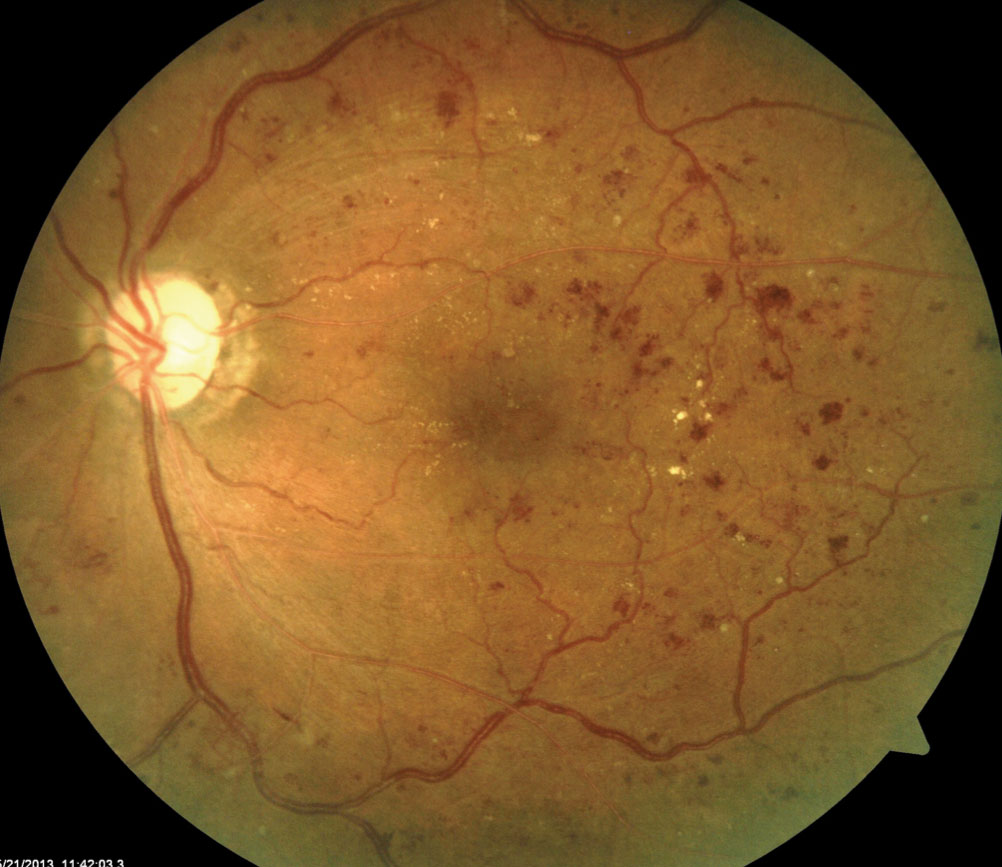
%> input picture Pipeline/Imagenes/DR1.jpg, 1002 x 867 px
$ octave Seleccion_por_freq_Gauss_v2.m   (GNU Octave 9; MATLAB toolbox functions it lacks are replaced by stand-ins)
%> lines starting %> are read from the running program, lines starting %| are printed output that depends on the picture
### Pipeline/Funciones/cargarimagen.m
function [imRGB,imGray] = cargarimagen(file)
%CARGA DE IMAGEN Lectura de imagen desde un archivo
%   Si se pasa el argumento file, abre el archivo de imagen y devuelve la
%   imagen en RGB y (opcional) en escala de grises.
%   Si no se pasa argumento, brinda una interfaz para elegir el archivo de
%   donde se obtiene la imagen. Mismo output.
%   Parametros:
%   - file (opcional): nombre del archivo o ruta completa del archivo
%   Retornos:
%   - imRGB: imagen leida directamente del archivo (generalmente en RGB)
%   - imGray (opcional): imagen conve rtida a escala de grises
% -------------------------------
    if (nargin == 0) % no se pasa el nombre del archivo por imagen
        [filename, path] = uigetfile ({'*.jpg;*.tif;*.png;*.gif',...
            'All Image Files';'*.*','All Files'},...
            'Seleccione la imagen');
%> the answer given: Imagenes/DR1.jpg
        if(filename == 0)
            fprintf('No se selecciono archivo\n')
            return;
        else
            fprintf('Archivo Seleccionado:\n ')
            disp(filename);
            fprintf('Path:\n ')
            disp(strcat(path,filename));
            imRGB = im2double(imread(strcat(path,filename)));

        end

        % Se da la direccion del archivo a abrir
    else
        [path,name,ext] = fileparts(file);
        fprintf('======= Carga de Imagen ======= \n ');
        fprintf('-- Imagen Seleccionado:\n ')
        disp(strcat(name,ext));
        fprintf('Path:\n ')
        if(size(path) == 0)
            which(strcat(name,ext))
        else
            disp(path);
        end
        imRGB = im2double(imread(file));
    end

    % Argumento de salida opcional
    switch nargout
        case 2
            if( size(imRGB,3) == 3 )
                % Convierte la imagen original RGB en escala de grises
                imGray = im2double(rgb2gray(imRGB));
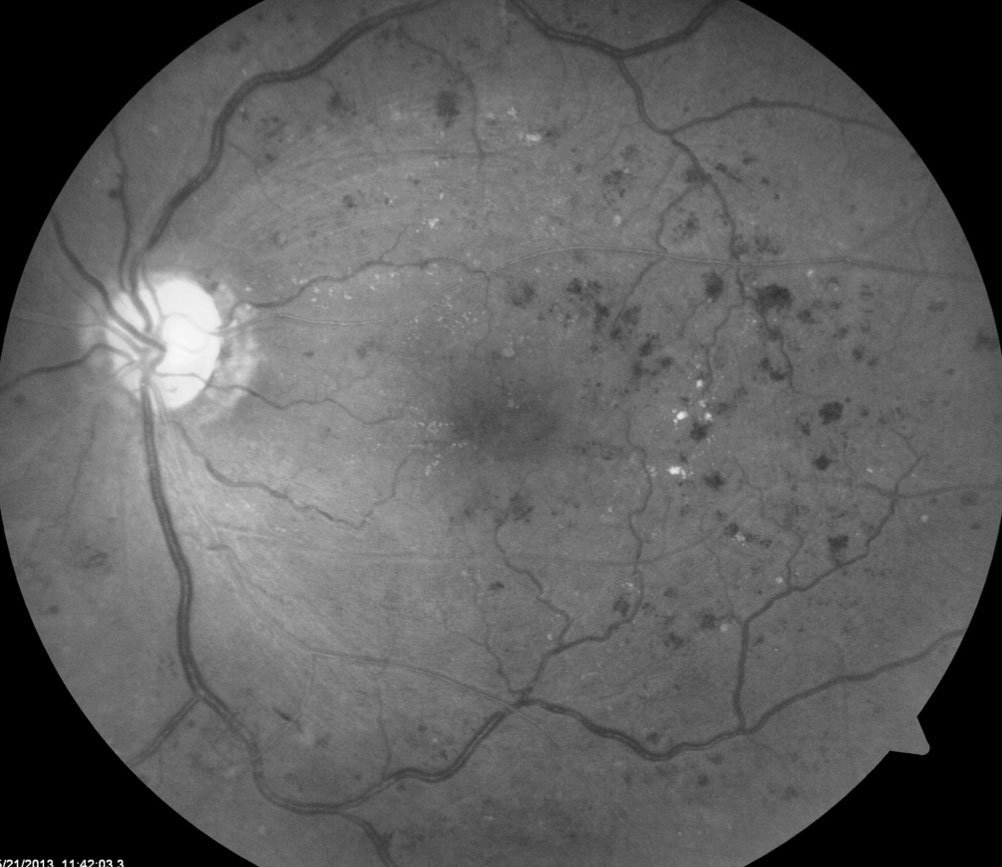
%> imGray: size 867x1002 double; min 0, max 0.992, mean 0.372
            else
                % En el caso de que la imagen original este en escala de
                % grises, las dos imagenes quedan iguales
                imGray = imRGB;
            end
    end

end

### Pipeline/Seleccion_por_freq_Gauss_v2.m
%% ======= Clasificacion frames por frecuencias espaciales (Gausseano)
% Autor: RODRIGUEZ RUIZ DIAZ, Hernan Jorge
% dos filtros pasabanda gaussianos con valor de sigma_l = 2sigma_m
% Se aplica el ventaneo a la FFT con el primer filtro gausseano, con
% parametro de valor sigma_m y luego se aplica a este resultado, el segundo
% filtro gaussiano con parametro sigma_l. El primero para atenuar
% frecuancias altas mientras el segundo para asentuar frecuencias medias
% El parametro sigma controla la cantidad de suavizado.
% El articulo utiliza el valor de sigma_l = 0.1 y sigma_m = 0,25

%% ========= Lectura y display de la imagen
clear all; close all; clc;
addpath('./Funciones');
addpath('./Imagenes');

% Lectura de imagen en valores RGB
[imRGB,imGray] = cargarimagen();
[M,N,t] = size(imRGB);
%> M = 867; N = 1002; t = 3

% Calculo fft imagen original
fftH = fft2(imGray);
fftH = fftshift(fftH);
modFFTH = abs(fftH);

% --- Graficacion fft
f = figure('Name', 'imagen RGB y FFT de escala de gris');
subplot 121;
imshow(imRGB); title('RGB');
subplot 122;
imagesc(log(1+modFFTH)); title('Modulo FFT');
%> after `title('Modulo FFT')`:
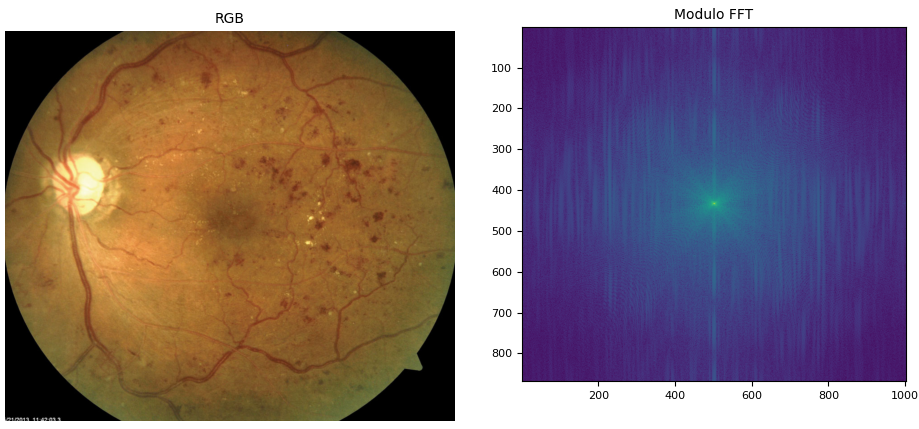
%> figure redrawn from the program's plot data, 2 panels

%% ========= Filtrado Gaussiano ==========
% En esta parte se crean dos ventanas gausseanas del tamanio de la imagen
% original MxN, y se vizualizan mediante la herramienta mesh de forma de
% ver si la forma de la funcion es la correcta
% Parametros de las funciones gausseanas
sigmaM = 0.25;
sigmaL = 0.1;

% Filtrados
figure();
subplot 121;
ventGaussM = fspecial('gaussian',[M,N],sigmaM);
mesh(ventGaussM); title('Kernel Gauss 1')
subplot 122;
ventGaussL = fspecial('gaussian',[M,N],sigmaL);
mesh(ventGaussL); title('Kernel Gauss 2')
%> after `title('Kernel Gauss 2')`:
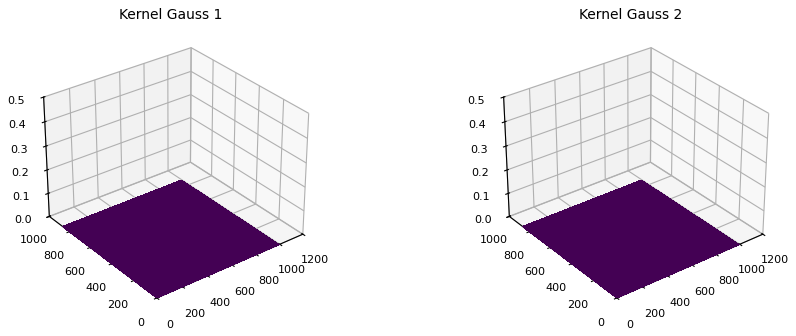
%> figure redrawn from the program's plot data, 2 panels

%% ========= Ventaneo frecuencial =========
% En esta parte se hace le ventaneo a las ffts en forma escalonada
% Ventaneo gausseano de la fft de la imagen
fftM = fftH.*ventGaussM; modFFTM = abs(fftM);
fftL = fftM.*ventGaussL; modFFTL = abs(fftL);

figure();
subplot 131;
imagesc(log(1+modFFTH)); title('Modulo FFT original (H)');
subplot 132;
imagesc(log(1+modFFTM));title('Modulo FFT M');
% mesh(modFFTM);
subplot 133;
imagesc(log(1+modFFTL));title('Modulo FFT L');
%> after `title('Modulo FFT L')`:
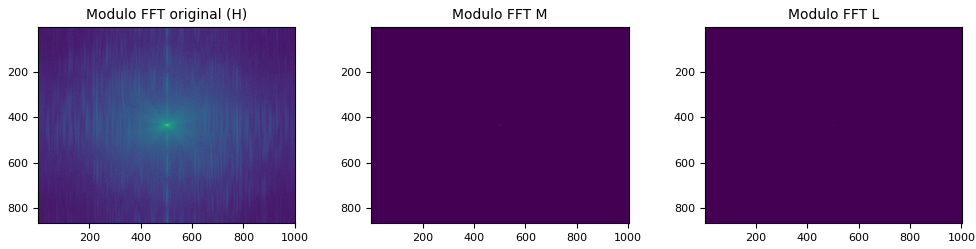
%> figure redrawn from the program's plot data, 3 panels
% mesh(modFFTL);

%% ======= Resta de frecuencias bajas, medias y altas
% Resta de los valores complejos de la fft para obtener las medidas
restaFAltas = fftH-fftM; modRestaFAltas = abs(restaFAltas);
restaFMedias = fftM-fftL; modRestaFMedias = abs(restaFMedias);

figure();
subplot 131;
imagesc(log(1+modFFTL)); title('Modulo Freq Bajas (H)');
subplot 132;
imagesc(log(1+modRestaFMedias));title('Modulo Freq Medias');
subplot 133;
imagesc(log(1+modRestaFAltas));title('Modulo Freq Altas');
%> after `title('Modulo Freq Altas')`:
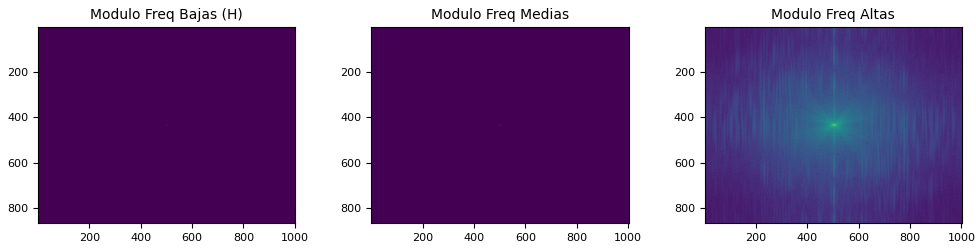
%> figure redrawn from the program's plot data, 3 panels

puntaje = norm(restaFMedias,1)/norm(restaFAltas,1)
%> puntaje = 0.18

$ run again, on Pipeline/Imagenes/Image_819.jpg
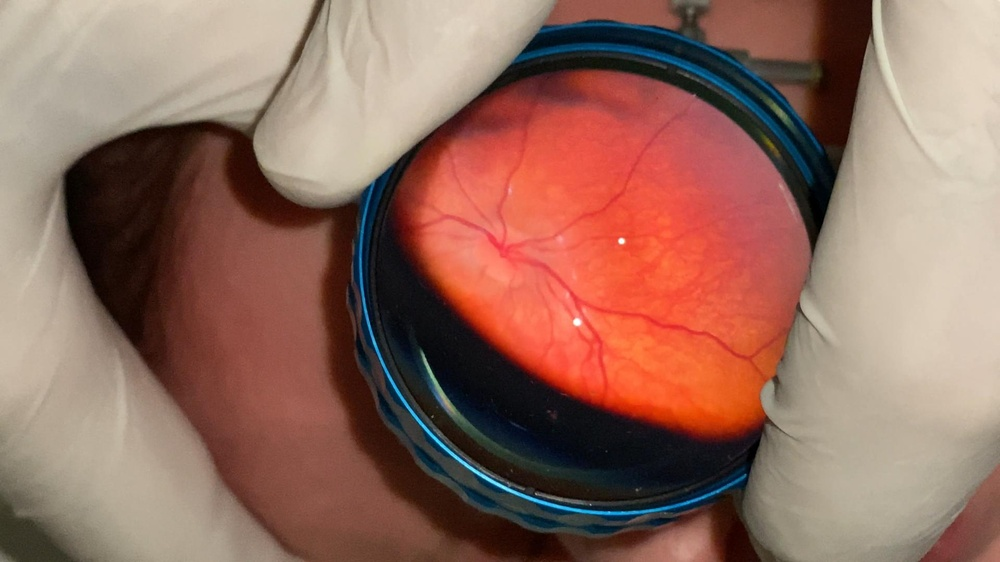
%> input picture Pipeline/Imagenes/Image_819.jpg, 1000 x 562 px, shrunk from 1920 x 1080 before the run
%> `title('Kernel Gauss 2')`:
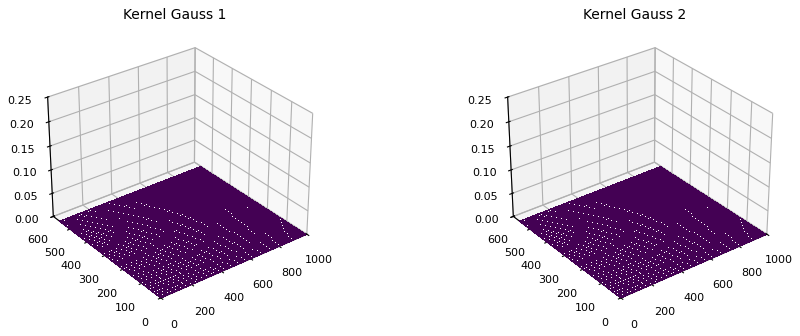
%> figure redrawn from the program's plot data, 2 panels
%> `title('Modulo Freq Altas')`:
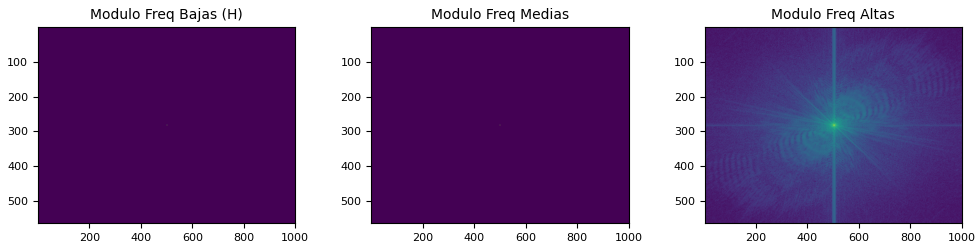
%> figure redrawn from the program's plot data, 3 panels
%> puntaje = 0.11
